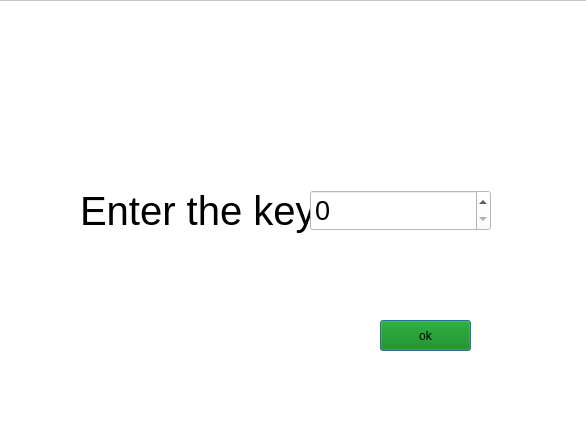
<?xml version="1.0" encoding="UTF-8"?>
<ui version="4.0">
 <class>Dialog</class>
 <widget class="QDialog" name="Dialog">
  <property name="geometry">
   <rect>
    <x>0</x>
    <y>0</y>
    <width>586</width>
    <height>427</height>
   </rect>
  </property>
  <property name="windowTitle">
   <string>Dialog</string>
  </property>
  <widget class="QFrame" name="frame">
   <property name="geometry">
    <rect>
     <x>-10</x>
     <y>0</y>
     <width>601</width>
     <height>431</height>
    </rect>
   </property>
   <property name="font">
    <font>
     <pointsize>30</pointsize>
    </font>
   </property>
   <property name="styleSheet">
    <string notr="true">background-color: white</string>
   </property>
   <property name="frameShape">
    <enum>QFrame::StyledPanel</enum>
   </property>
   <property name="frameShadow">
    <enum>QFrame::Raised</enum>
   </property>
   <widget class="QLabel" name="enterLabel">
    <property name="geometry">
     <rect>
      <x>90</x>
      <y>180</y>
      <width>261</width>
      <height>61</height>
     </rect>
    </property>
    <property name="font">
     <font>
      <pointsize>30</pointsize>
     </font>
    </property>
    <property name="text">
     <string>Enter the key:</string>
    </property>
   </widget>
   <widget class="QSpinBox" name="spinBox">
    <property name="geometry">
     <rect>
      <x>320</x>
      <y>190</y>
      <width>181</width>
      <height>41</height>
     </rect>
    </property>
    <property name="font">
     <font>
      <pointsize>20</pointsize>
     </font>
    </property>
    <property name="wrapping">
     <bool>false</bool>
    </property>
    <property name="frame">
     <bool>true</bool>
    </property>
    <property name="maximum">
     <number>37</number>
    </property>
   </widget>
   <widget class="QPushButton" name="pushButton">
    <property name="geometry">
     <rect>
      <x>390</x>
      <y>320</y>
      <width>91</width>
      <height>31</height>
     </rect>
    </property>
    <property name="styleSheet">
     <string notr="true">background-color: green
</string>
    </property>
    <property name="text">
     <string>ok</string>
    </property>
   </widget>
  </widget>
 </widget>
 <resources/>
 <connections/>
</ui>
